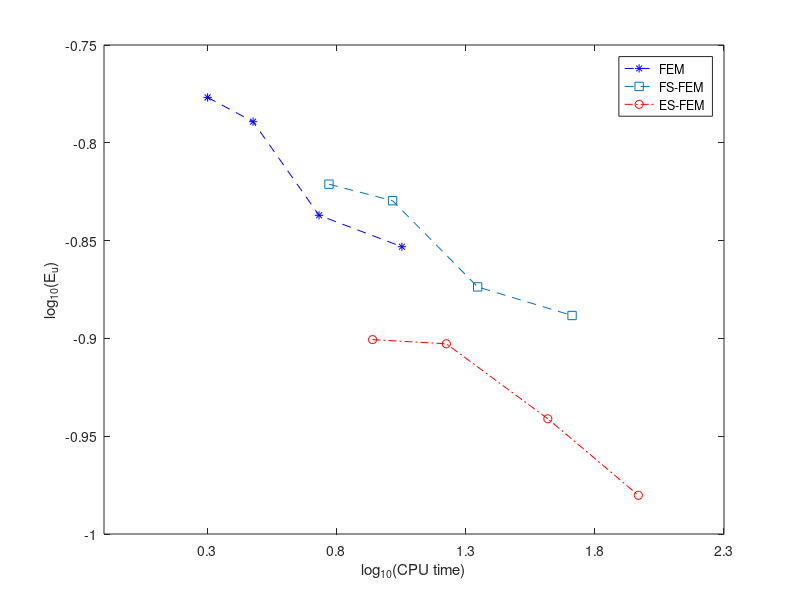

Recreate this plot in MATLAB.
%legend('sinx',0);   
%xlabel('The number of training')  
%ylabel('Evacuation time(s)')  
clear
% S=load('redirection_reference.txt');
% s=sort(S(:,1));
% A=load('redirection_reference.txt');
% x=A(:,1);
% y=A(:,2);
% plot(x,y,'-k')
%----------------------------------
%----------------------------------
B=load('redirection_FEM.txt');
x=log10(B(:,1));
y=log10((2100-B(:,2))/2100);
plot(x,y,'b--*');
axis([-0.1,2.3,-1,-0.75])
hold on
set(gca,'XTick',[-0.2:0.5:2.3]);
set(gca,'YTick',[-1:0.05:-0.7]);
xlabel('log_1_0(CPU time)') ;
ylabel('log_1_0(E_u)')  ;
%----------------------------------
D=load('redirection_FSFEM.txt');
x=log10(D(:,1));
y=log10((2100-D(:,2))/2100);
plot(x,y,'--s');
%----------------------------------
C=load('redirection_ESFEM.txt');
x=log10(C(:,1));
y=log10((2100-C(:,2))/2100);
plot(x,y,'r-.o');
legend('FEM','FS-FEM','ES-FEM');